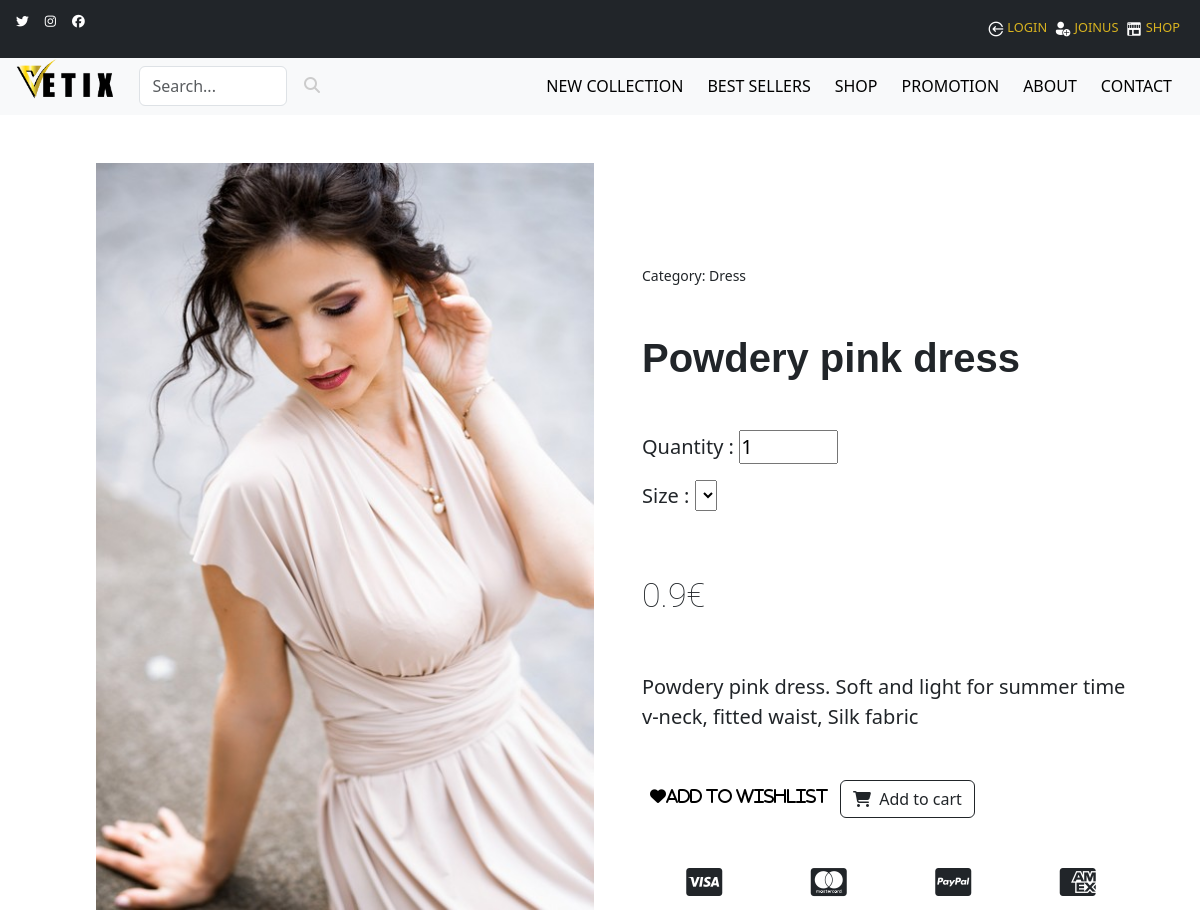
The page /product.php?id=3 (upper part) on the database as committed earlier.
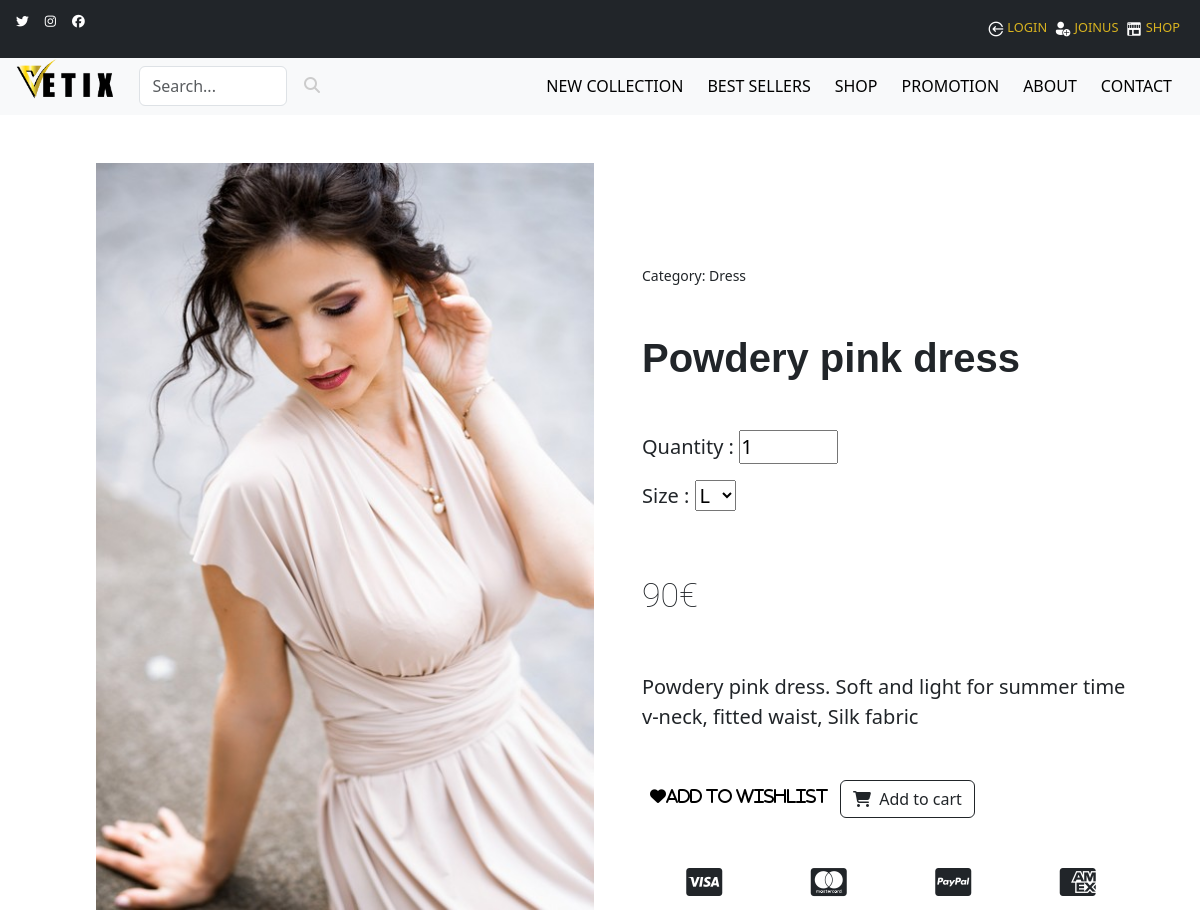
The same page on the database as committed later.
### tables this page shows
CREATE TABLE IF NOT EXISTS `product` (
  `id_product` int(11) NOT NULL AUTO_INCREMENT,
  `title` varchar(255) NOT NULL,
  `description` text NOT NULL,
  `image` varchar(255) NOT NULL,
  `image_1` varchar(255) DEFAULT NULL,
  `image_2` varchar(255) DEFAULT NULL,
  `price` int(11) NOT NULL,
  `best_sellers` tinyint(1) NOT NULL DEFAULT '0',
  `new_collection` tinyint(1) NOT NULL DEFAULT '0',
  `promotion` tinyint(1) NOT NULL DEFAULT '0',
  `promotion_percentage` int(11) DEFAULT NULL,
  PRIMARY KEY (`id_product`)
);

### inc/class/Model.php (called while the page is built, shortened)
<?php
abstract class Model
{
    public function __construct()
    {
        $host = 'localhost';
        $dbname = 'boutique';
        $dbUser = 'root';
        $dbPass = '';
        try {
            $this->bdd = new PDO("mysql:host=$host;dbname=$dbname;charset=utf8", $dbUser, $dbPass);
        } catch (PDOException $e) {
            echo "Erreur : " . $e->getMessage();
            die();
        }
    }
}

### inc/php/callToClasses.php (called while the page is built, shortened)
<?php
require_once 'inc/class/User.php';
require_once 'inc/class/Product.php';
$user = new User();
$product = new Product();
?>

### inc/class/Product.php (called while the page is built, shortened)
<?php
require_once "Model.php";
class Product extends Model
{
    protected $bdd;
    protected $tablename = "product";
    public function getSize($idProduct)
    {
        $idProduct = htmlspecialchars($idProduct);
        $request = "SELECT product_size.id_product AS id_size_product,
        product_size.id_size, size.id_size, size.size
        FROM $this->tablename
        INNER JOIN product_size
        ON product.id_product=product_size.id_product
        INNER JOIN size
        ON product_size.id_size=size.id_size
        WHERE product.id_product = :idProduct";
        $select = $this->bdd->prepare($request);
        $select->execute([
            ":idProduct" => $idProduct,
        ]);
        $result = $select->fetchAll(PDO::FETCH_ASSOC);
        return $result;
    }
    public function getProductInfo($id)
    {
        $query = $this->bdd->prepare("SELECT * FROM $this->tablename WHERE id_product = :id");
        $query->execute([':id' => $id]);
        $result = $query->fetch(PDO::FETCH_ASSOC);
        return $result;
    }
    public function getCategoryName($id)
    {
        $query = $this->bdd->prepare("SELECT name FROM category INNER JOIN link_categ ON category.id_category = link_categ.id_categ WHERE link_categ.id_product = :id");
        $query->execute([':id' => $id]);
        $result = $query->fetch(PDO::FETCH_ASSOC);
        if ($result) {
            return $result['name'];
        } else {
            return 'not ok';
        }
    }
}

### inc/class/User.php (called while the page is built, shortened)
<?php
require_once 'Model.php';
class User extends Model
{
    public function isLogged()
    {
        if (isset($_SESSION['user'])) {
            return true;
        } else {
            return false;
        }
    }
}

### product.php (the view, shortened to what the changed rows need)
<?php require_once 'inc/php/callToClasses.php'; ?>
<!DOCTYPE html>
<html lang="fr">
<head>
    <link rel="stylesheet" href="inc/css/style.css">
    <link rel="stylesheet" href="https://cdnjs.cloudflare.com/ajax/libs/lightbox2/2.11.3/css/lightbox.min.css">
    <link rel="stylesheet" href="https://cdn.jsdelivr.net/npm/bootstrap@5.3.0-alpha3/dist/css/bootstrap.min.css">
</head>
<body>
    <main class="container px-5 px-lg-5 mx-5 my-5">
        <?php
        $id = $_GET['id'];
        $product_info = $product->getProductInfo($id);
        $category = $product->getCategoryName($id);
        $image = $product_info['image'];
        $image1 = $product_info['image_1'];
        $image2 = $product_info['image_2'];
        $title = $product_info['title'];
        $sizesProduct = $product->getSize($id);
        ?>
        <div class="row gx-4 gx-lg-5 align-items-center">
            <div class="col-md-6">
                <?php $images = [$image, $image1, $image2]; ?>
                <?php foreach ($images as $index => $image) : ?>
                    <?php if (!empty($image) && $index === 0) : ?>
                        <a href="inc/img/shop/<?= $image ?>" data-lightbox="<?= $title ?>">
                            <img src="inc/img/shop/<?= $image ?>" alt="<?= $title ?>" class="product_img img-fluid">
                        </a>
                    <?php elseif (!empty($image) && $index !== 0) : ?>
                        <a href="inc/img/shop/<?= $image ?>" data-lightbox="<?= $title ?>" style="display:none;"></a>
                    <?php endif; ?>
                <?php endforeach; ?>
            </div>
            <div class="col-md-6">
                <div class="small mb-5">Category: <?php echo $category; ?></div>
                <h2 class="display-5 fw-bolder my-5"><?php echo $product_info['title'] ?></h2>
                <div class="fs-5 mb-5">
                    <p class="">Quantity :
                        <input type="number" name="quantity" id="quantity" min="1" max="10" value="1">
                    </p>
                    <p class="">Size :
                        <select name="size" id="size">
                            <?php foreach ($sizesProduct as $cols => $valueSize) {
                            ?>
                                <option value="<?= $valueSize['size'] ?>"><?= $valueSize['size'] ?></option>
                            <?php
                            }
                            ?>
                        </select>
                    </p>
                    <?php if ($product_info['promotion'] == 1) {
                        $price = $product_info['price'] / 100;
                        $percentage = $product_info['promotion_percentage'];
                        $newPrice = $price - ($price * $percentage / 100);
                    ?>
                        <h3 class="py-5"><?= '<del>' . $price . '€</del> &nbsp;-' . $percentage . '% &nbsp;' . $newPrice ?>€</h3>
                    <?php } else { ?>
                        <h3 class="py-5"><?= $product_info['price'] / 100; ?>€</h3>
                    <?php } ?>
                    <p class="lead"><?= $product_info['description'] ?></p>
                </div>
                <div class="love d-flex mb-5">
                    <i class="heart heart-bk fas fa-heart px-2 pt-2" data-id="<?= $id ?>">Add to wishlist</i>
                    <?php if ($user->isLogged()) { ?>
                        <button id="add_to_cart" class="connected btn btn-outline-dark flex-shrink-0 mx-1" type="button" data-id="<?= $id ?>">
                            <i class="fas fa-shopping-cart me-1"></i>
                            Add to cart
                        </button>
                    <?php } else { ?>
                        <button id="add_to_cart" class="btn btn-outline-dark flex-shrink-0 mx-1" type="button" data-id="<?= $id ?>">
                        </button>
                    <?php } ?>
                </div>
                <div class="d-flex mt-5 justify-content-around">
                    <i class="fab fa-2x fa-cc-visa"></i>
                    <i class="fab fa-2x fa-cc-mastercard"></i>
                    <i class="fab fa-2x fa-cc-paypal"></i>
                    <i class="fab fa-2x fa-cc-amex"></i>
                </div>
            </div>
        </div>
    </main>
</body>
</html>

Rows that differ between the two databases and show on the page:
changed product "Powdery pink dress": $product_info['price']/100 "0.9" → "90"
Other text that changed with them:
form field size: (not shown) → "L"
